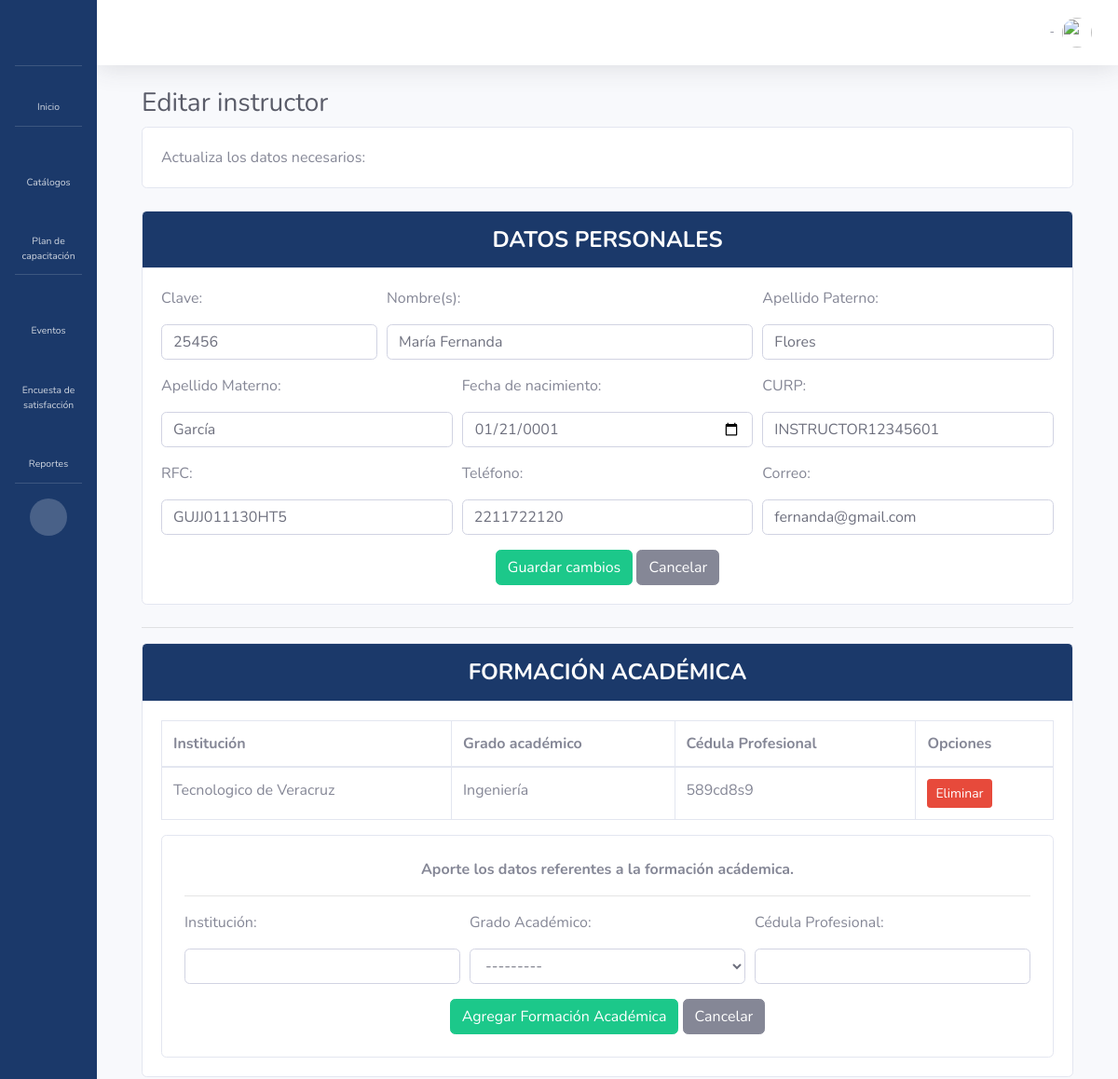
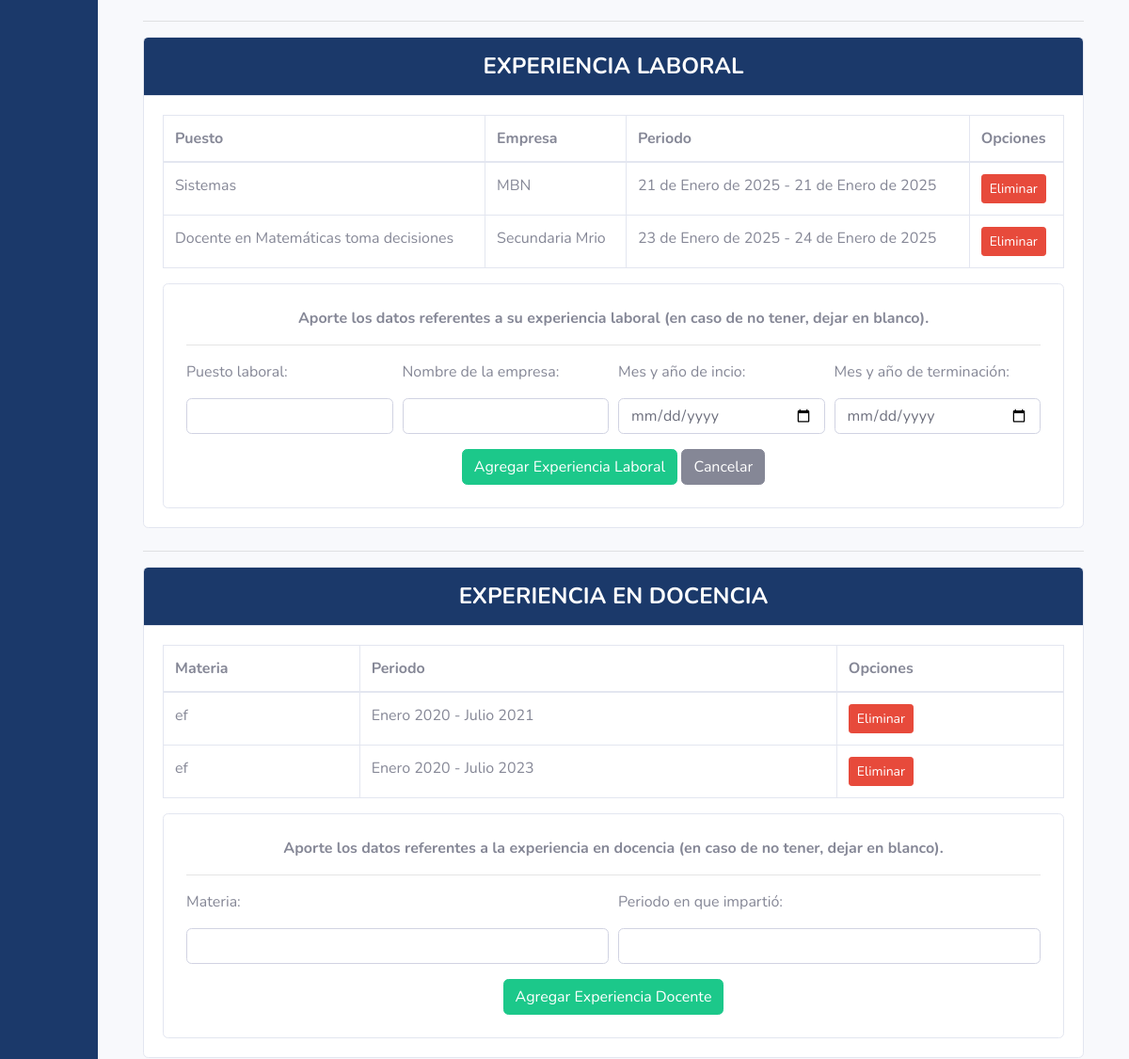
The page /catalogos/instructoractualizar/1/ (signed in, upper part) on the database as committed earlier (2 pictures, top to bottom).
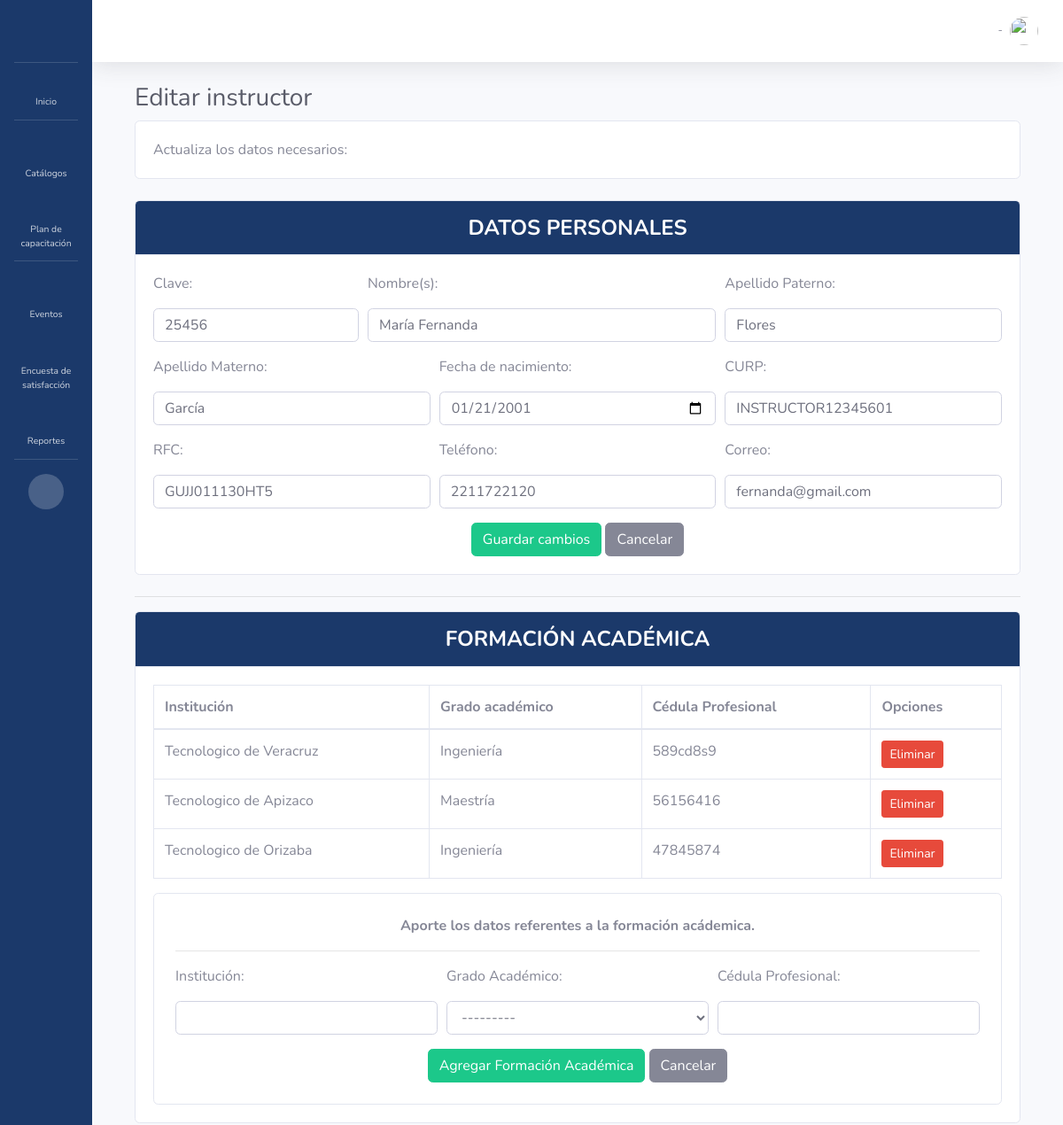
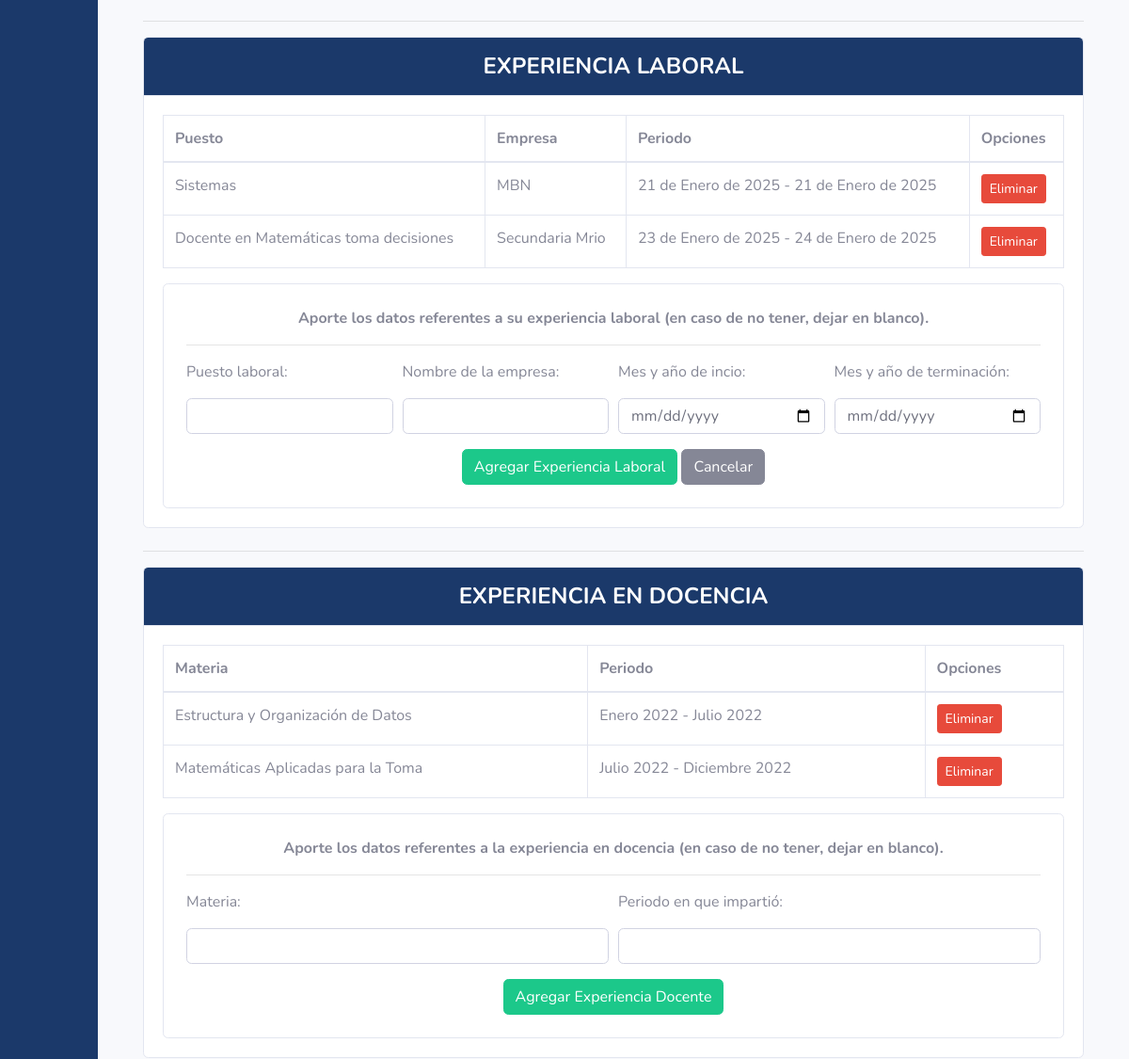
The same page on the database as committed later (2 pictures, top to bottom).
### catalogos/models.py (models this page shows, shortened)
class Instructor(models.Model):
    user = models.OneToOneField(CustomUser, on_delete=models.CASCADE)
    clave = models.CharField(max_length=10)
    fechaNac=models.DateField(null=True, blank=True)
    RFC = models.CharField(max_length=13, null=True)
    telefono=models.CharField(max_length=10, null=True)
    class Meta:
        verbose_name_plural = 'Instructores'

class FormacionAcademica(models.Model):
    instructor = models.ForeignKey(Instructor, on_delete=models.CASCADE, related_name='formaciones_academicas')
    institucion = models.CharField(max_length=40)
    grado = models.ForeignKey('GradoAcademico', on_delete=models.SET_NULL, null=True, blank=True, verbose_name="Grado Académico")
    cedulaProf = models.CharField(max_length=8, null=True)

class GradoAcademico(models.Model):
    grado = models.CharField(max_length=40)
    def __str__(self):
        return self.grado
    class Meta:
        verbose_name_plural = 'Grado académico'

class ExperienciaLaboral(models.Model):
    instructor = models.ForeignKey(Instructor, on_delete=models.CASCADE, related_name='experiencias_laborales')
    puesto = models.CharField(max_length=40)
    empresa = models.CharField(max_length=60)
    fecha_inicio = models.DateField(null=True, blank=True)
    fecha_fin = models.DateField(null=True, blank=True)

class ExperienciaDocente(models.Model):
    instructor = models.ForeignKey(Instructor, on_delete=models.CASCADE, related_name='experiencias_docentes')
    materia = models.CharField(max_length=40)
    periodo = models.CharField(max_length=40)

### catalogos/views.py (the view, shortened to what this page needs)
# urls.py: path('instructoractualizar/<int:instructor_id>/', views.instructoractualizar, name='instructoractualizar'),
@login_required(login_url='signin')
@permission_required('catalogos.change_instructor', raise_exception=True)
def instructoractualizar(request, instructor_id=None):
    if request.user.rol == 'Instructor':
        instructor = get_object_or_404(Instructor, user=request.user)
    else:
        if instructor_id is None:
            return HttpResponseForbidden("No se especificó un instructor para editar.")
        instructor = get_object_or_404(Instructor, id=instructor_id)
    if request.method == 'POST':
        form = ActualizarInstructorForm(request.POST, instance=instructor, user_instance=instructor.user)
        formacion_form = FormacionAcademicaForm()
        experiencia_laboral_form = ExperienciaLaboralForm()
        experiencia_docente_form = ExperienciaDocenteForm()
        participacion_form = ParticipacionInstructorForm()
        if 'instructor' in request.POST:
            form = ActualizarInstructorForm(request.POST, instance=instructor, user_instance=instructor.user)
            if form.is_valid():
                form.save()
                messages.success(request, "Datos del instructor actualizados correctamente.", extra_tags="datos-personales")
                return redirect('instructoractualizar', instructor_id=instructor.id)
            else:
                print(form.errors)
                messages.error(request, "Corrige los errores en el formulario.")
        elif 'formacion_academica' in request.POST:
            formacion_form = FormacionAcademicaForm(request.POST)
            if formacion_form.is_valid():
                nueva_formacion = formacion_form.save(commit=False)
                nueva_formacion.instructor = instructor
                nueva_formacion.save()
                messages.success(request, "Formación académica agregada correctamente.", extra_tags="formacion-academica")
                return redirect(f'{request.path}#formacion-academica')
        elif 'experiencia_laboral' in request.POST:
            experiencia_laboral_form = ExperienciaLaboralForm(request.POST)
            if experiencia_laboral_form.is_valid():
                nueva_experiencia = experiencia_laboral_form.save(commit=False)
                nueva_experiencia.instructor = instructor
                nueva_experiencia.save()
                messages.success(request, "Experiencia laboral agregada correctamente.", extra_tags="experiencia-laboral")
                return redirect(f'{request.path}#experiencia-laboral')
        elif 'experiencia_docente' in request.POST:
            experiencia_docente_form = ExperienciaDocenteForm(request.POST)
            if experiencia_docente_form.is_valid():
                nueva_experiencia_docente = experiencia_docente_form.save(commit=False)
                nueva_experiencia_docente.instructor = instructor
                nueva_experiencia_docente.save()
                messages.success(request, "Experiencia docente agregada correctamente.", extra_tags="experiencia-docente")
                return redirect(f'{request.path}#experiencia-docente')
        elif 'participacion_instructor' in request.POST:
            participacion_form = ParticipacionInstructorForm(request.POST)
            if participacion_form.is_valid():
                nueva_participacion = participacion_form.save(commit=False)
                nueva_participacion.instructor = instructor
                nueva_participacion.save()
                messages.success(request, "Participación como instructor agregada correctamente.", extra_tags="participacion-instructor")
                return redirect(f'{request.path}#participacion-instructor')
            else:
                print(participacion_form.errors)
    else:
        form = ActualizarInstructorForm(instance=instructor, user_instance=instructor.user)
        formacion_form = FormacionAcademicaForm()
        experiencia_laboral_form = ExperienciaLaboralForm()
        experiencia_docente_form = ExperienciaDocenteForm()
        participacion_form = ParticipacionInstructorForm()
    if 'delete_formacion' in request.GET:
        formacion_id = request.GET.get('delete_formacion')
        formacion = get_object_or_404(FormacionAcademica, id=formacion_id)
        formacion.delete()
        messages.success(request, "Formación académica eliminada correctamente.", extra_tags="formacion-academica")
        return redirect(f'{request.path}#formacion-academica')
    formaciones = instructor.formaciones_academicas.all()
    experiencias_laborales = instructor.experiencias_laborales.all()
    experiencias_docentes = instructor.experiencias_docentes.all()
    participaciones = instructor.participaciones_instructor.all()
    return render(request, 'instructoractualizar.html', {
        'form': form,
        'formacion_form': formacion_form,
        'experiencia_laboral_form': experiencia_laboral_form,
        'experiencia_docente_form': experiencia_docente_form,
        'participacion_form': participacion_form,
        'instructor': instructor,
        'formaciones': formaciones,
        'experiencias_laborales': experiencias_laborales,
        'experiencias_docentes': experiencias_docentes,
        'participaciones': participaciones,
    })

### catalogos/forms.py (shortened to what this page needs)
class FormacionAcademicaForm(forms.ModelForm):
    class Meta:
        model = FormacionAcademica
        fields = ['institucion', 'grado', 'cedulaProf']
        labels = {
            'institucion': 'Institución',
            'cedulaProf': 'Cédula Profesional',
        }
        widgets = {
            'institucion': forms.TextInput(attrs={'class': 'form-control'}),
            'grado': forms.Select(attrs={'class': 'form-control'}),
            'cedulaProf': forms.TextInput(attrs={'class': 'form-control'}),
        }

### catalogos/templates/instructoractualizar.html (shortened to what the changed rows need)
{% extends 'base.html' %}
{% load static %}
{% block content %}
<div class="container-fluid">
    <h1 class="h3 mb-2 text-gray-800">Editar instructor</h1>
    <br>
    <div id="datos-personales" class="section">
        <div class="card mb-4">
            <div class="card-body">
                <form method="post" action="{% url 'instructoractualizar' instructor_id=instructor.id %}" novalidate>
                        <div class="form-row">
                            <div class="form-group col-md-3 align-items-center">
                                <label for="{{ form.clave.id_for_label }}">{{ form.clave.label_tag }}</label>
                                {{ form.clave }}
                            </div>
                        </div>
                        <div class="form-row">
                            <div class="form-group col-md-4 align-items-center">
                                <label for="{{ form.fechaNac.id_for_label }}">{{ form.fechaNac.label_tag }}</label>
                                {{ form.fechaNac }}
                            </div>
                        </div>
                        <div class="form-row">
                            <div class="form-group col-md-4 align-items-center">
                                <label for="{{ form.RFC.id_for_label }}">{{ form.RFC.label_tag }}</label>
                                {{ form.RFC }}
                            </div>
                            <div class="form-group col-md-4 align-items-center">
                                <label for="{{ form.telefono.id_for_label }}">{{ form.telefono.label_tag }}</label>
                                {{ form.telefono }}
                            </div>
                        </div>
                </form>
            </div>
        </div>
    </div>
    <div id="formacion-academica" class="section">
        <div class="card mb-4">
            <div class="card-body">
                <div class="table-responsive">
                    <table class="table table-bordered" id="dataTable" width="100%" cellspacing="0">
                        <thead>
                            <tr>
                                <th>Institución</th>
                                <th>Grado académico</th>
                                <th>Cédula Profesional</th>
                                <th>Opciones</th>
                            </tr>
                        </thead>
                        <tbody>
                            {% for formacion in formaciones %}
                            <tr id="formacion-{{ formacion.id }}">
                                <td>{{ formacion.institucion }}</td>
                                <td>{{ formacion.grado }}</td>
                                <td>{{ formacion.cedulaProf }}</td>
                                <td>
                                    <a href="{% url 'instructoractualizar' instructor_id=instructor.id %}?delete_formacion={{ formacion.id }}" class="btn btn-danger btn-sm">Eliminar</a>
                                </td>
                            </tr>
                            {% empty %}
                            <tr>
                                <td colspan="4">No hay registros de formación académica.</td>
                            </tr>
                            {% endfor %}
                        </tbody>
                    </table>
                </div>
            </div>
        </div>
    </div>
    <div id="experiencia-laboral" class="section">
        <div class="card mb-4">
            <div class="card-body">
                <div class="table-responsive">
                    <table class="table table-bordered" id="dataTable" width="100%" cellspacing="0">
                        <thead>
                            <tr>
                                <th>Puesto</th>
                                <th>Empresa</th>
                                <th>Periodo</th>
                                <th>Opciones</th>
                            </tr>
                        </thead>
                        <tbody>
                            {% for experiencia in experiencias_laborales %}
                            <tr id="experiencia-{{ experiencia.id }}">
                                <td>{{ experiencia.puesto }}</td>
                                <td>{{ experiencia.empresa }}</td>
                                <td>{{ experiencia.fecha_inicio }} - {{ experiencia.fecha_fin }}</td>
                                <td>
                                    <a href="{% url 'instructoractualizar' instructor_id=instructor.id %}?delete_experiencia={{ experiencia.id }}" class="btn btn-danger btn-sm">Eliminar</a>
                                </td>
                            </tr>
                            {% empty %}
                            <tr>
                                <td colspan="4">No hay registros de experiencias laborales.</td>
                            </tr>
                            {% endfor %}
                        </tbody>
                    </table>
                </div>
            </div>
        </div>
    </div>
    <div id="experiencia-docente" class="section">
        <div class="card mb-4">
            <div class="card-body">
                <div class="table-responsive">
                    <table class="table table-bordered" id="dataTable" width="100%" cellspacing="0">
                        <thead>
                            <tr>
                                <th>Materia</th>
                                <th>Periodo</th>
                                <th>Opciones</th>
                            </tr>
                        </thead>
                        <tbody>
                            {% for experiencia_docente in experiencias_docentes %}
                            <tr id="experiencia-{{ experiencia.id }}">
                                <td>{{ experiencia_docente.materia }}</td>
                                <td>{{ experiencia_docente.periodo }}</td>
                                <td>
                                    <a href="{% url 'instructoractualizar' instructor_id=instructor.id %}?delete_experiencia_docente={{ experiencia_docente.id }}" class="btn btn-danger btn-sm">Eliminar</a>
                                </td>
                            </tr>
                            {% empty %}
                            <tr>
                                <td colspan="3">No hay registros de experiencias.</td>
                            </tr>
                            {% endfor %}
                        </tbody>
                    </table>
                </div>
            </div>
        </div>
    </div>
</div>
{% endblock %}

Rows that differ between the two databases and show on the page:
removed ExperienciaDocente: materia "ef", periodo "Enero 2020 - Julio 2021"
removed ExperienciaDocente: materia "ef", periodo "Enero 2020 - Julio 2023"
changed Instructor "GUJJ011130HT5": fechaNac "01/21/0001" → "01/21/2001"
added FormacionAcademica: institucion "Tecnologico de Apizaco", grado "Maestría", cedulaProf "56156416"
added FormacionAcademica: institucion "Tecnologico de Orizaba", grado "Ingeniería", cedulaProf "47845874"
added ExperienciaDocente: materia "Estructura y Organización de Datos", periodo "Enero 2022 - Julio 2022"
added ExperienciaDocente: materia "Matemáticas Aplicadas para la Toma", periodo "Julio 2022 - Diciembre 2022"
